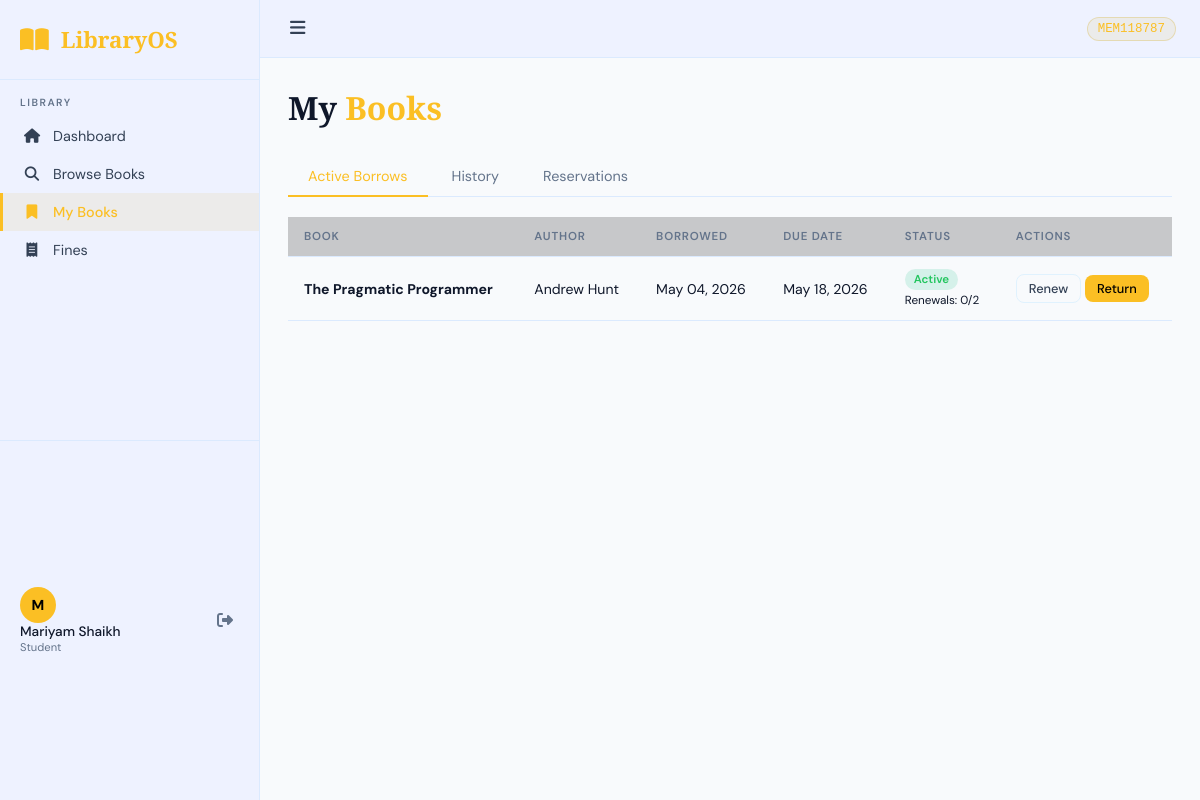
The page /student/my-books (signed in) on the database its author committed.
### app/models/user.py (models this page shows, shortened)
class User(UserMixin, db.Model):
    __tablename__ = 'users'
    id = db.Column(db.Integer, primary_key=True)
    member_id = db.Column(db.String(20), unique=True, nullable=False)
    name = db.Column(db.String(100), nullable=False)
    email = db.Column(db.String(120), unique=True, nullable=False)
    password = db.Column(db.String(256), nullable=False)
    role = db.Column(db.String(20), default='student')  # student, staff, admin
    is_active = db.Column(db.Boolean, default=True)
    phone = db.Column(db.String(20))
    address = db.Column(db.Text)
    joined_date = db.Column(db.DateTime, default=datetime.utcnow)
    max_books = db.Column(db.Integer, default=5)
    borrows = db.relationship('BorrowRecord', backref='user', lazy='dynamic')
    reservations = db.relationship('Reservation', backref='user', lazy='dynamic')
    fines = db.relationship('Fine', backref='user', lazy='dynamic')

### app/models/borrow.py (models this page shows, shortened)
class BorrowRecord(db.Model):
    __tablename__ = 'borrow_records'
    id = db.Column(db.Integer, primary_key=True)
    user_id = db.Column(db.Integer, db.ForeignKey('users.id'), nullable=False)
    book_id = db.Column(db.Integer, db.ForeignKey('books.id'), nullable=False)
    borrow_date = db.Column(db.DateTime, default=datetime.utcnow)
    due_date = db.Column(db.DateTime)
    return_date = db.Column(db.DateTime)
    status = db.Column(db.String(20), default='borrowed')  # borrowed, returned, overdue
    renewals = db.Column(db.Integer, default=0)
    max_renewals = db.Column(db.Integer, default=2)
    notes = db.Column(db.Text)
    def is_overdue(self):
        return self.status == 'borrowed' and datetime.utcnow() > self.due_date
    def can_renew(self):
        return self.renewals < self.max_renewals and not self.is_overdue()

### app/models/book.py (models this page shows, shortened)
class Book(db.Model):
    __tablename__ = 'books'
    id = db.Column(db.Integer, primary_key=True)
    title = db.Column(db.String(200), nullable=False)
    author = db.Column(db.String(150), nullable=False)
    isbn = db.Column(db.String(20), unique=True, nullable=False)
    genre = db.Column(db.String(50))
    category_id = db.Column(db.Integer, db.ForeignKey('categories.id'))
    description = db.Column(db.Text)
    publisher = db.Column(db.String(100))
    publication_year = db.Column(db.Integer)
    total_copies = db.Column(db.Integer, default=1)
    available_copies = db.Column(db.Integer, default=1)
    cover_image = db.Column(db.String(200))
    is_ebook = db.Column(db.Boolean, default=False)
    ebook_url = db.Column(db.String(300))
    borrow_count = db.Column(db.Integer, default=0)
    added_date = db.Column(db.DateTime, default=datetime.utcnow)
    borrows = db.relationship('BorrowRecord', backref='book', lazy='dynamic')
    reservations = db.relationship('Reservation', backref='book', lazy='dynamic')

### app/routes/student.py (the view)
@student_bp.route('/my-books')
@login_required
def my_books():
    borrows = BorrowRecord.query.filter_by(user_id=current_user.id).order_by(BorrowRecord.borrow_date.desc()).all()
    reservations = Reservation.query.filter_by(user_id=current_user.id).order_by(Reservation.reserved_date.desc()).all()
    return render_template('student/my_books.html', borrows=borrows, reservations=reservations)

### app/models/user.py (called while the page is built)
@login_manager.user_loader
def load_user(user_id):
    return User.query.get(int(user_id))

### app/templates/student/my_books.html (shortened to what this page needs)
{% extends "base.html" %}
{% block content %}
<div class="page-header">
  <h1>My <span class="highlight">Books</span></h1>
</div>
<div class="tabs">
  <button class="tab active" onclick="showTab('borrows')">Active Borrows</button>
  <button class="tab" onclick="showTab('history')">History</button>
  <button class="tab" onclick="showTab('reservations')">Reservations</button>
</div>
<div id="borrows" class="tab-content active">
  <div class="table-container">
    <table class="data-table">
      <thead><tr><th>Book</th><th>Author</th><th>Borrowed</th><th>Due Date</th><th>Status</th><th>Actions</th></tr></thead>
      <tbody>
        {% for b in borrows if b.status == 'borrowed' %}
        <tr class="{{ 'row-danger' if b.is_overdue() else '' }}">
          <td><strong>{{ b.book.title }}</strong></td>
          <td>{{ b.book.author }}</td>
          <td>{{ b.borrow_date.strftime('%b %d, %Y') }}</td>
          <td class="{{ 'text-danger' if b.is_overdue() else '' }}">
            {{ b.due_date.strftime('%b %d, %Y') }}
          </td>
          <td>
            {% if b.is_overdue() %}<span class="badge badge-danger">Overdue</span>
            {% else %}<span class="badge badge-success">Active</span>{% endif %}
            <br><small>Renewals: {{ b.renewals }}/{{ b.max_renewals }}</small>
          </td>
          <td>
            <form method="POST" action="{{ url_for('student.renew_book', record_id=b.id) }}" style="display:inline">
              <button class="btn btn-sm btn-outline" {% if not b.can_renew() %}disabled title="Max renewals reached"{% endif %}>Renew</button>
            </form>
            <form method="POST" action="{{ url_for('student.return_book', record_id=b.id) }}" style="display:inline">
              <button class="btn btn-sm btn-primary" onclick="return confirm('Return this book?')">Return</button>
            </form>
          </td>
        </tr>
        {% else %}
        <tr><td colspan="6" class="text-center empty-row">No active borrows</td></tr>
        {% endfor %}
      </tbody>
    </table>
  </div>
</div>
{% endblock %}

### app/templates/base.html (shortened to what this page needs)
<!DOCTYPE html>
<html lang="en">
<head>
<link rel="stylesheet" href="https://cdnjs.cloudflare.com/ajax/libs/font-awesome/6.5.0/css/all.min.css">
<link rel="stylesheet" href="{{ url_for('static', filename='css/style.css') }}">
</head>
<body>
{% if current_user.is_authenticated %}
<div class="app-layout">
  <aside class="sidebar" id="sidebar">
    <div class="sidebar-brand">
      <i class="fas fa-book-open"></i>
      <span>LibraryOS</span>
    </div>
    <nav class="sidebar-nav">
      <div class="nav-group">
        <span class="nav-label">Library</span>
        <a href="{{ url_for('student.dashboard') }}" class="nav-link {% if request.endpoint == 'student.dashboard' %}active{% endif %}">
          <i class="fas fa-home"></i><span>Dashboard</span>
        </a>
        <a href="{{ url_for('student.books') }}" class="nav-link {% if request.endpoint == 'student.books' %}active{% endif %}">
          <i class="fas fa-search"></i><span>Browse Books</span>
        </a>
        <a href="{{ url_for('student.my_books') }}" class="nav-link {% if request.endpoint == 'student.my_books' %}active{% endif %}">
          <i class="fas fa-bookmark"></i><span>My Books</span>
        </a>
        <a href="{{ url_for('student.fines') }}" class="nav-link {% if request.endpoint == 'student.fines' %}active{% endif %}">
          <i class="fas fa-receipt"></i><span>Fines</span>
        </a>
      </div>
    </nav>
    <div class="sidebar-footer">
      <div class="user-info">
        <div class="user-avatar">{{ current_user.name[0].upper() }}</div>
        <div>
          <div class="user-name">{{ current_user.name }}</div>
          <div class="user-role">{{ current_user.role.title() }}</div>
        </div>
      </div>
      <a href="{{ url_for('auth.logout') }}" class="logout-btn"><i class="fas fa-sign-out-alt"></i></a>
    </div>
  </aside>
  <main class="main-content">
    <div class="topbar">
      <button class="sidebar-toggle" onclick="toggleSidebar()"><i class="fas fa-bars"></i></button>
      <div class="topbar-right">
        <span class="member-badge">{{ current_user.member_id }}</span>
      </div>
    </div>
    <div class="page-content">
      {% block content %}{% endblock %}
    </div>
  </main>
</div>
{% else %}
{% block auth_content %}{% endblock %}
{% endif %}
</body>
</html>

### rows shown on the page
User: name "M", name "Mariyam Shaikh", role "Student", member_id "MEM118787"
BorrowRecord: book "The Pragmatic Programmer", book.author "Andrew Hunt", borrow_date "May 04, 2026", due_date "May 18, 2026", status "Active", renewals "0", max_renewals "2"
